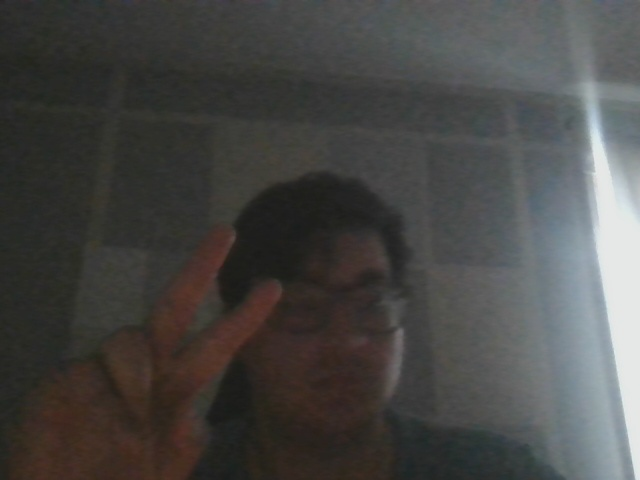
#> input picture test.jpg, 640 x 480 px, found by its file name
$ python image_flip.py
#> lines starting #> are read from the running program, lines starting #| are printed output that depends on the picture
import cv2
import os


directory_name = r"C:\Users\alaah\OneDrive\Desktop\Personal Software Projects\The-Magic-Finger"

img_path = r"C:\Users\alaah\OneDrive\Desktop\Personal Software Projects\The-Magic-Finger\test.jpg"

image = cv2.imread(img_path)
#> image is the input picture: shape (480, 640, 3); mean B, G, R 69.5, 71.6, 72.2

name = 'Display'

os.chdir(directory_name)

image_flip = cv2.flip(image,-1)
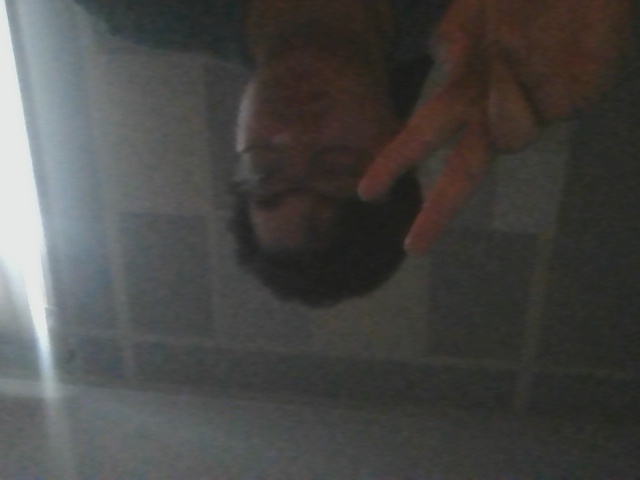
#> image_flip: shape (480, 640, 3); mean B, G, R 69.5, 71.6, 72.2

cv2.imwrite("test_flip.jpg",image_flip)

# Destroy all the windows
cv2.destroyAllWindows()
